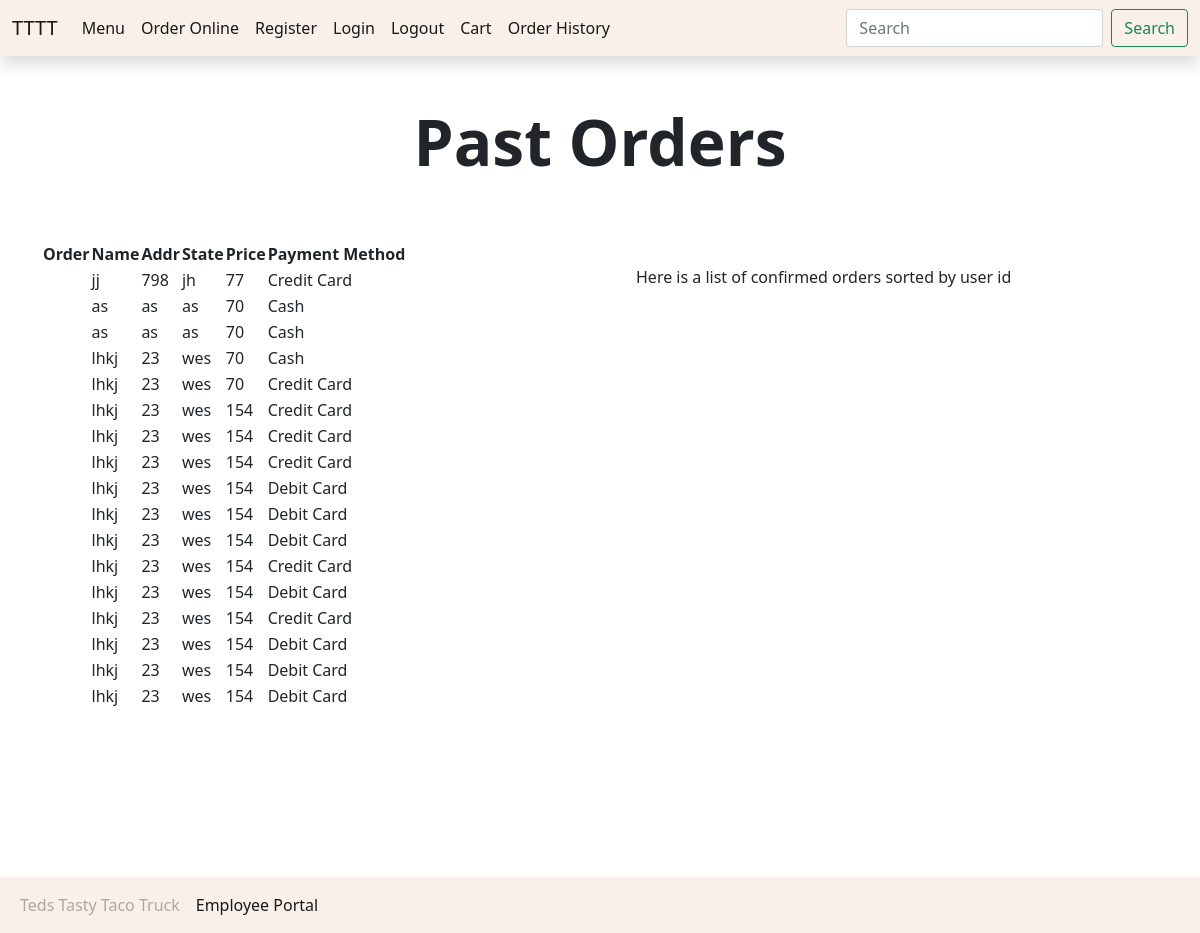
Screenshot of /pastorders.php (signed in) with the database file from the repository.
### tables this page shows
CREATE TABLE `orders` (
  `orderId` int(9) NOT NULL,
  `userId` int(9) NOT NULL,
  `total` int(250) NOT NULL,
  `fname` varchar(250) NOT NULL,
  `lname` varchar(250) NOT NULL,
  `addr` varchar(250) NOT NULL,
  `state` varchar(250) NOT NULL,
  `paymethod` varchar(250) NOT NULL
);

### pastorders.php (the view, shortened to what this page needs)
<!DOCTYPE html>
<html>
<head>
    <link rel="stylesheet" href="css/style.css">
</head>
<body>
<div class="container">
    <div class="row text-center">
      <h1 class="display-3 fw-bold">Past Orders</h1>
    </div>
        <br><br>
      <div class="row">
        <div class="col-md-6">
            <article class="left">
            <?php
                require_once("connect-db.php");
                $sql = "select * from orders";
                $statement1 = $db->prepare($sql);
                if($statement1->execute()){
                    $customers = $statement1->fetchAll();
                }else{
                    $error1= "Error finding tickets.";
                }
            ?>
            <table>
                <tr>
                    <th>Order</th>
                    <th>Name</th>
                    <th>Addr</th>
                    <th>State</th>
                    <th>Price</th>
                    <th>Payment Method</th>
                </tr>
                <?php
                    foreach($customers as $c){?>
                <tr>
                    <td><?php echo $c["name"];?></td>
                    <td><?php echo $c["fname"];?></td>
                    <td><?php echo $c["addr"];?></td>
                    <td><?php echo $c["state"];?></td>
                    <td><?php echo $c["total"];?></td>
                    <td><?php echo $c["paymethod"];?></td>
                </tr>
                <?php } ?>
            </table>
            <br><br><br><br>
        </article>
        </div>
        <div class="col-md-6">
            <div class="bg-white p-4 text-start">
            <p class="fw-light">
               Here is a list of confirmed orders sorted by user id
            </p>
            </div>
        </div>
      </div>
  </div>
      <?php include("navfooter.php");?>
</body>
</html>

### rows the page displays
orders: fname "jj", addr "798", state "jh", total "77", paymethod "Credit Card"
orders: fname "as", addr "as", state "as", total "70", paymethod "Cash"
orders: fname "as", addr "as", state "as", total "70", paymethod "Cash"
orders: fname "lhkj", addr "23", state "wes", total "70", paymethod "Cash"
orders: fname "lhkj", addr "23", state "wes", total "70", paymethod "Credit Card"
orders: fname "lhkj", addr "23", state "wes", total "154", paymethod "Credit Card"
orders: fname "lhkj", addr "23", state "wes", total "154", paymethod "Credit Card"
orders: fname "lhkj", addr "23", state "wes", total "154", paymethod "Credit Card"
orders: fname "lhkj", addr "23", state "wes", total "154", paymethod "Debit Card"
orders: fname "lhkj", addr "23", state "wes", total "154", paymethod "Debit Card"
orders: fname "lhkj", addr "23", state "wes", total "154", paymethod "Debit Card"
orders: fname "lhkj", addr "23", state "wes", total "154", paymethod "Credit Card"
orders: fname "lhkj", addr "23", state "wes", total "154", paymethod "Debit Card"
orders: fname "lhkj", addr "23", state "wes", total "154", paymethod "Credit Card"
orders: fname "lhkj", addr "23", state "wes", total "154", paymethod "Debit Card"
orders: fname "lhkj", addr "23", state "wes", total "154", paymethod "Debit Card"
orders: fname "lhkj", addr "23", state "wes", total "154", paymethod "Debit Card"
